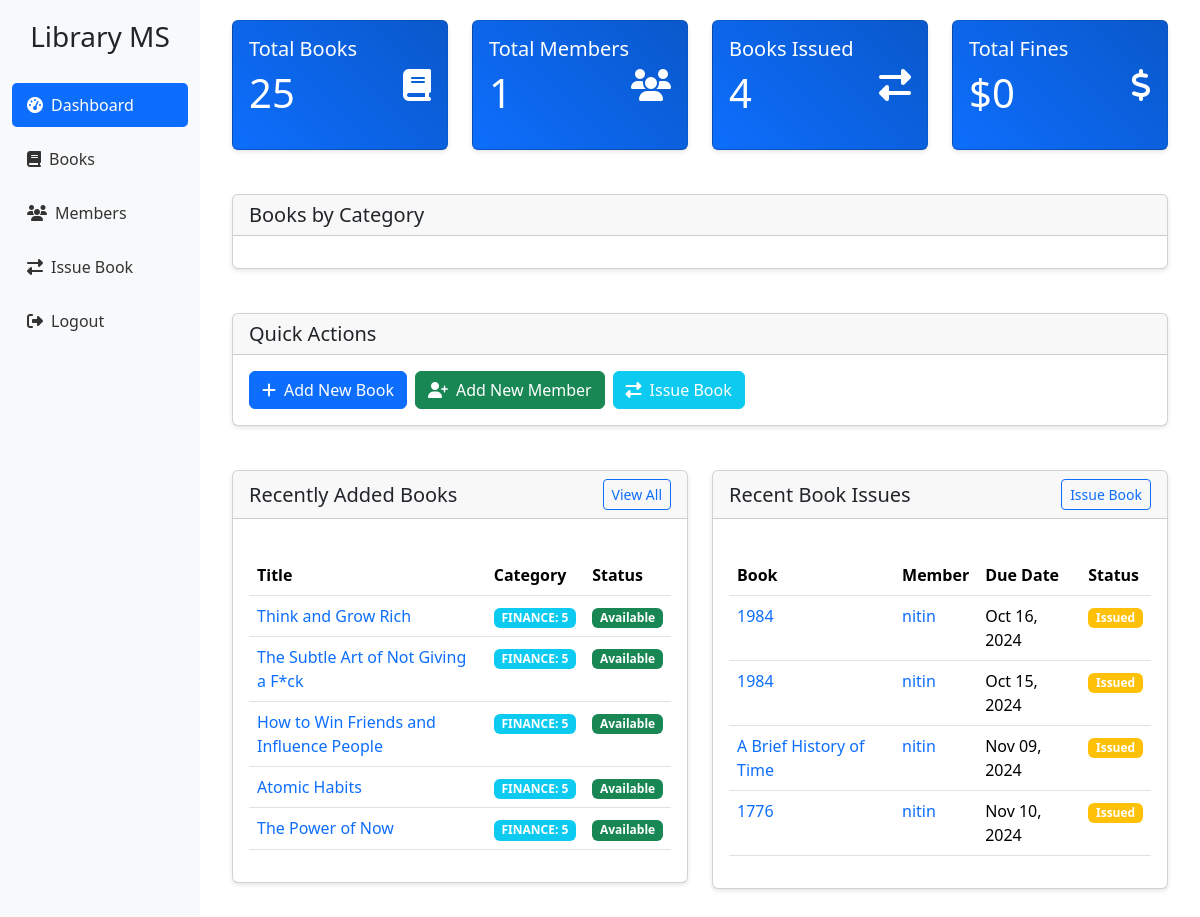
The app's page /library/ (signed in) with its own data.
### app/models.py (models this page shows, shortened)
class Book(models.Model):
    CATEGORY_CHOICES = [
        ('BUSINESS', 'BUSINESS: 5'),
        ('SCIENCE', 'SCIENCE: 5'),
        ('COMPUTER', 'COMPUTER: 5'),
        ('MATHEMATICS', 'MATHEMATICS: 5'),
        ('PHYSICS', 'PHYSICS: 5'),
        ('CHEMISTRY', 'CHEMISTRY: 5'),
        ('BIOLOGY', 'BIOLOGY: 5'),
        ('ECONOMICS', 'ECONOMICS: 5'),
        ('MANAGEMENT', 'MANAGEMENT: 5'),
        ('MARKETING', 'MARKETING: 5'),
        ('FINANCE', 'FINANCE: 5'),
        ('LITERATURE', 'LITERATURE: 5'),
        ('HISTORY', 'HISTORY: 5'),
        ('PHILOSOPHY', 'PHILOSOPHY: 5'),
    ]
    STATUS_CHOICES = [
        ('AVAILABLE', 'Available'),
        ('ISSUED', 'Issued'),
    ]
    title = models.CharField(max_length=200)
    isbn = models.CharField(max_length=13, unique=True)
    category = models.CharField(max_length=20, choices=CATEGORY_CHOICES)
    author = models.CharField(max_length=100)
    status = models.CharField(max_length=20, choices=STATUS_CHOICES, default='AVAILABLE')
    added_date = models.DateTimeField(auto_now_add=True)
    description = models.TextField(blank=True, null=True)
    publisher = models.CharField(max_length=200, blank=True, null=True)
    publication_year = models.IntegerField(blank=True, null=True)
    edition = models.CharField(max_length=50, blank=True, null=True)
    class Meta:
        ordering = ['title']
        verbose_name = 'Book'
        verbose_name_plural = 'Books'

class BookIssue(models.Model):
    book = models.ForeignKey(Book, on_delete=models.CASCADE)
    member = models.ForeignKey(Member, on_delete=models.CASCADE)
    issue_date = models.DateTimeField(auto_now_add=True)
    due_date = models.DateTimeField()
    return_date = models.DateTimeField(null=True, blank=True)
    fine_amount = models.DecimalField(max_digits=10, decimal_places=2, default=0.00)
    is_returned = models.BooleanField(default=False)
    class Meta:
        ordering = ['-issue_date']
        verbose_name = 'Book Issue'
        verbose_name_plural = 'Book Issues'

class Member(models.Model):
    STATUS_CHOICES = [
        ('ACTIVE', 'Active'),
        ('INACTIVE', 'Inactive'),
        ('SUSPENDED', 'Suspended'),
    ]
    name = models.CharField(max_length=100)
    email = models.EmailField(unique=True)
    phone = models.CharField(max_length=15)
    address = models.TextField()
    membership_date = models.DateTimeField(auto_now_add=True)
    status = models.CharField(max_length=20, choices=STATUS_CHOICES, default='ACTIVE')
    total_fines = models.DecimalField(max_digits=10, decimal_places=2, default=0.00)
    class Meta:
        ordering = ['name']
        verbose_name = 'Member'
        verbose_name_plural = 'Members'

### app/views.py (the view)
# urls.py: path('', views.DashboardView.as_view(), name='dashboard'),
class DashboardView(LoginRequiredMixin, TemplateView):
    template_name = 'app/dashboard.html'
    def get_context_data(self, **kwargs):
        context = super().get_context_data(**kwargs)
        context['total_books'] = Book.objects.count()
        context['total_members'] = Member.objects.count()
        context['books_issued'] = BookIssue.objects.filter(is_returned=False).count()
        context['total_fines'] = BookIssue.objects.aggregate(total=Sum('fine_amount'))['total'] or 0
        context['recent_books'] = Book.objects.order_by('-added_date')[:5]
        context['recent_issues'] = BookIssue.objects.order_by('-issue_date')[:5]
        return context

### app/templates/app/dashboard.html (shortened to what this page needs)
{% extends 'app/base.html' %}
{% block content %}
<div class="container-fluid">
    <div class="row mb-4">
        <div class="col-md-3">
            <div class="card stats-card">
                <div class="card-body">
                    <h5 class="card-title">Total Books</h5>
                    <p class="card-text display-6">{{ total_books }}</p>
                    <i class="fas fa-book fa-2x position-absolute top-50 end-0 translate-middle-y me-3"></i>
                </div>
            </div>
        </div>
        <div class="col-md-3">
            <div class="card stats-card">
                <div class="card-body">
                    <h5 class="card-title">Total Members</h5>
                    <p class="card-text display-6">{{ total_members }}</p>
                    <i class="fas fa-users fa-2x position-absolute top-50 end-0 translate-middle-y me-3"></i>
                </div>
            </div>
        </div>
        <div class="col-md-3">
            <div class="card stats-card">
                <div class="card-body">
                    <h5 class="card-title">Books Issued</h5>
                    <p class="card-text display-6">{{ books_issued }}</p>
                    <i class="fas fa-exchange-alt fa-2x position-absolute top-50 end-0 translate-middle-y me-3"></i>
                </div>
            </div>
        </div>
        <div class="col-md-3">
            <div class="card stats-card">
                <div class="card-body">
                    <h5 class="card-title">Total Fines</h5>
                    <p class="card-text display-6">${{ total_fines }}</p>
                    <i class="fas fa-dollar-sign fa-2x position-absolute top-50 end-0 translate-middle-y me-3"></i>
                </div>
            </div>
        </div>
    </div>
    <div class="row mb-4">
        <div class="col-12">
            <div class="card">
                <div class="card-header">
                    <h5 class="card-title mb-0">Books by Category</h5>
                </div>
                <div class="card-body">
                </div>
            </div>
        </div>
    </div>
    <div class="row mb-4">
        <div class="col-12">
            <div class="card">
                <div class="card-header">
                    <h5 class="card-title mb-0">Quick Actions</h5>
                </div>
                <div class="card-body">
                    <div class="d-flex gap-2">
                        <a href="{% url 'app:book-add' %}" class="btn btn-primary">
                            <i class="fas fa-plus me-2"></i>Add New Book
                        </a>
                        <a href="{% url 'app:member-add' %}" class="btn btn-success">
                            <i class="fas fa-user-plus me-2"></i>Add New Member
                        </a>
                        <a href="{% url 'app:issue-book' %}" class="btn btn-info text-white">
                            <i class="fas fa-exchange-alt me-2"></i>Issue Book
                        </a>
                    </div>
                </div>
            </div>
        </div>
    </div>
    <div class="row">
        <div class="col-md-6">
            <div class="card">
                <div class="card-header d-flex justify-content-between align-items-center">
                    <h5 class="card-title mb-0">Recently Added Books</h5>
                    <a href="{% url 'app:book-list' %}" class="btn btn-sm btn-outline-primary">View All</a>
                </div>
                <div class="card-body">
                    <div class="table-responsive">
                        <table class="table table-hover">
                            <thead>
                                <tr>
                                    <th>Title</th>
                                    <th>Category</th>
                                    <th>Status</th>
                                </tr>
                            </thead>
                            <tbody>
                                {% for book in recent_books %}
                                <tr>
                                    <td>
                                        <a href="{% url 'app:book-detail' book.pk %}" class="text-decoration-none">
                                            {{ book.title }}
                                        </a>
                                    </td>
                                    <td>
                                        <span class="badge bg-info">{{ book.get_category_display }}</span>
                                    </td>
                                    <td>
                                        <span class="badge {% if book.status == 'AVAILABLE' %}bg-success{% else %}bg-warning{% endif %}">
                                            {{ book.get_status_display }}
                                        </span>
                                    </td>
                                </tr>
                                {% empty %}
                                <tr>
                                    <td colspan="3" class="text-center">No books added recently</td>
                                </tr>
                                {% endfor %}
                            </tbody>
                        </table>
                    </div>
                </div>
            </div>
        </div>
        <div class="col-md-6">
            <div class="card">
                <div class="card-header d-flex justify-content-between align-items-center">
                    <h5 class="card-title mb-0">Recent Book Issues</h5>
                    <a href="{% url 'app:issue-book' %}" class="btn btn-sm btn-outline-primary">Issue Book</a>
                </div>
                <div class="card-body">
                    <div class="table-responsive">
                        <table class="table table-hover">
                            <thead>
                                <tr>
                                    <th>Book</th>
                                    <th>Member</th>
                                    <th>Due Date</th>
                                    <th>Status</th>
                                </tr>
                            </thead>
                            <tbody>
                                {% for issue in recent_issues %}
                                <tr>
                                    <td>
                                        <a href="{% url 'app:book-detail' issue.book.pk %}" class="text-decoration-none">
                                            {{ issue.book.title }}
                                        </a>
                                    </td>
                                    <td>
                                        <a href="{% url 'app:member-detail' issue.member.pk %}" class="text-decoration-none">
                                            {{ issue.member.name }}
                                        </a>
                                    </td>
                                    <td>{{ issue.due_date|date:"M d, Y" }}</td>
                                    <td>
                                        {% if issue.is_returned %}
                                            <span class="badge bg-success">Returned</span>
                                        {% elif issue.due_date < now %}
                                            <span class="badge bg-danger">Overdue</span>
                                        {% else %}
                                            <span class="badge bg-warning">Issued</span>
                                        {% endif %}
                                    </td>
                                </tr>
                                {% empty %}
                                <tr>
                                    <td colspan="4" class="text-center">No recent book issues</td>
                                </tr>
                                {% endfor %}
                            </tbody>
                        </table>
                    </div>
                </div>
            </div>
        </div>
    </div>
</div>
{% endblock %}

### app/templates/app/base.html (shortened to what this page needs)
<!DOCTYPE html>
<html lang="en">
<head>
    <link href="https://cdn.jsdelivr.net/npm/bootstrap@5.3.2/dist/css/bootstrap.min.css" rel="stylesheet">
    <link href="https://cdnjs.cloudflare.com/ajax/libs/font-awesome/6.5.1/css/all.min.css" rel="stylesheet">
</head>
<body>
    <div class="container-fluid">
        <div class="row">
            <div class="col-md-3 col-lg-2 sidebar">
                <h3 class="text-center mb-4">Library MS</h3>
                <nav class="nav flex-column">
                    <a class="nav-link {% if request.resolver_match.url_name == 'dashboard' %}active{% endif %}"
                       href="{% url 'app:dashboard' %}">
                        <i class="fas fa-tachometer-alt me-2"></i>Dashboard
                    </a>
                    <a class="nav-link {% if 'book' in request.resolver_match.url_name %}active{% endif %}"
                       href="{% url 'app:book-list' %}">
                        <i class="fas fa-book me-2"></i>Books
                    </a>
                    <a class="nav-link {% if 'member' in request.resolver_match.url_name %}active{% endif %}"
                       href="{% url 'app:member-list' %}">
                        <i class="fas fa-users me-2"></i>Members
                    </a>
                    <a class="nav-link" href="{% url 'app:issue-book' %}">
                        <i class="fas fa-exchange-alt me-2"></i>Issue Book
                    </a>
                    {% if user.is_authenticated %}
                    <a class="nav-link" href="{% url 'logout' %}">
                        <i class="fas fa-sign-out-alt me-2"></i>Logout
                    </a>
                    {% endif %}
                </nav>
            </div>
            <div class="col-md-9 col-lg-10 content">
                {% block content %}
                {% endblock %}
            </div>
        </div>
    </div>
</body>
</html>

### app/templates/app/base.html (style rules this page uses)
.sidebar { min-height: 100vh; background-color: #f8f9fa; padding-top: 20px; }
.nav-link { color: #333; padding: 10px 15px; margin: 5px 0; border-radius: 5px; }
.nav-link.active { background-color: #0d6efd; color: white; }
.content { padding: 20px; }
.card { margin-bottom: 20px; box-shadow: 0 2px 4px rgba(0,0,0,0.1); }
.stats-card { background: linear-gradient(45deg, #0d6efd, #0a58ca); color: white; }
.table-responsive { margin-top: 20px; }

### records on screen
Book: title "Think and Grow Rich", category "FINANCE: 5", status "Available"
Book: title "The Subtle Art of Not Giving a F*ck", category "FINANCE: 5", status "Available"
Book: title "How to Win Friends and Influence People", category "FINANCE: 5", status "Available"
Book: title "Atomic Habits", category "FINANCE: 5", status "Available"
Book: title "The Power of Now", category "FINANCE: 5", status "Available"
BookIssue: book "1984", member.name "nitin", due_date "Oct 16, 2024", is_returned "Issued"
BookIssue: book "1984", member.name "nitin", due_date "Oct 15, 2024", is_returned "Issued"
BookIssue: book "A Brief History of Time", member.name "nitin", due_date "Nov 09, 2024", is_returned "Issued"
BookIssue: book "1776", member.name "nitin", due_date "Nov 10, 2024", is_returned "Issued"

### other values on screen
{{ total_books }} "25"
{{ total_members }} "1"
{{ books_issued }} "4"
{{ total_fines }} "0"
